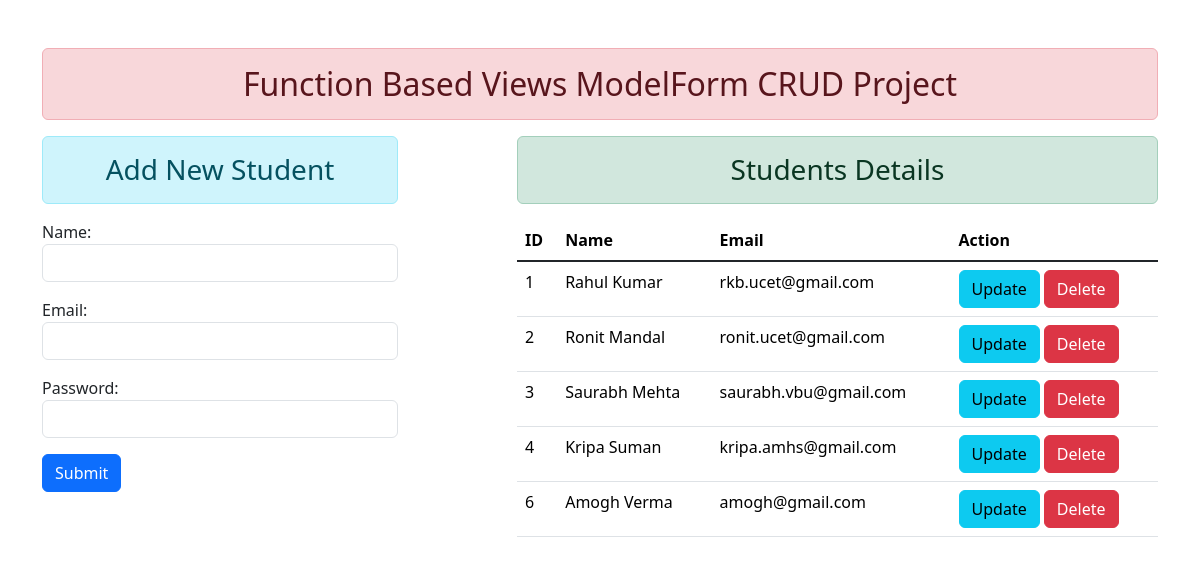
The page / on the database its author committed.
### app/models.py (models this page shows)
class User(models.Model):
    name = models.CharField(max_length=50)
    email = models.EmailField(max_length=50)
    password = models.CharField(max_length=50)

### app/views.py (the view)
# urls.py: path('', views.home, name='home'),
def home(request):
    if request.method == 'POST':
        fm = StudentRegistration(request.POST)
        if fm.is_valid():
            nm = fm.cleaned_data['name']
            em = fm.cleaned_data['email']
            pw = fm.cleaned_data['password']
            reg = User(name=nm, email=em, password=pw)
            reg.save()
            fm = StudentRegistration()
    else:
        fm = StudentRegistration()
    stud = User.objects.all()
    return render(request, 'app/home.html', {'form': fm, 'stud':stud})

### app/forms.py
class StudentRegistration(forms.ModelForm):
    class Meta:
        model = User
        fields = ['name', 'email', 'password']
        widgets = {
            'name': forms.TextInput(attrs={'class':'form-control'}),
            'email': forms.EmailInput(attrs={'class':'form-control'}),
            'password': forms.PasswordInput(render_value=True, attrs={'class':'form-control'})
        }

### app/templates/app/home.html (shortened to what this page needs)
{% extends 'app/base.html' %}
{% block content %}
    <div class="row">
        <div class="col-sm-4">
            <h3 class="text-center alert alert-info">Add New Student</h3>
            <form action="" method="post">
                {{ form.as_p }}
                <input class="btn btn-primary" type="submit" value="Submit">
            </form>
        </div>
        <div class="col-sm-7 offset-1">
            <h3 class="text-center alert alert-success">Students Details</h3>
            <table class="table table-hover">
                <thead>
                  <tr>
                    <th scope="col">ID</th>
                    <th scope="col">Name</th>
                    <th scope="col">Email</th>
                    <th scope="col">Action</th>
                  </tr>
                </thead>
                <tbody class="table-group-divider">
                    {% if stud %}
                    {% for stu in stud %}
                  <tr>
                    <td>{{stu.id}}</td>
                    <td>{{stu.name}}</td>
                    <td>{{stu.email}}</td>
                    <td>
                        <a href="{% url 'update' stu.id %}" class="btn btn-info">Update</a>
                        <a href="{% url 'delete' stu.id %}" class="btn btn-danger">Delete</a>
                    </td>
                  </tr>
                  {% endfor %}
                  {% endif %}
                </tbody>
              </table>
        </div>
    </div>
{% endblock content %}

### app/templates/app/base.html (shortened to what this page needs)
{% load static%}
<!DOCTYPE html>
<html lang="en">
<head>
    <link rel="stylesheet" href="{% static 'app/css/bootstrap.css' %}">
</head>
<body>
    <div class="container mt-5">
        <h2 class="text-center alert alert-danger">Function Based Views ModelForm CRUD Project</h2>
        {% block content%}
        {% endblock content%}
    </div>
</body>
</html>

### rows shown on the page
User: id "1", name "Rahul Kumar", email "rkb.ucet@gmail.com"
User: id "2", name "Ronit Mandal", email "ronit.ucet@gmail.com"
User: id "3", name "Saurabh Mehta", email "saurabh.vbu@gmail.com"
User: id "4", name "Kripa Suman", email "kripa.amhs@gmail.com"
User: id "6", name "Amogh Verma", email "amogh@gmail.com"
